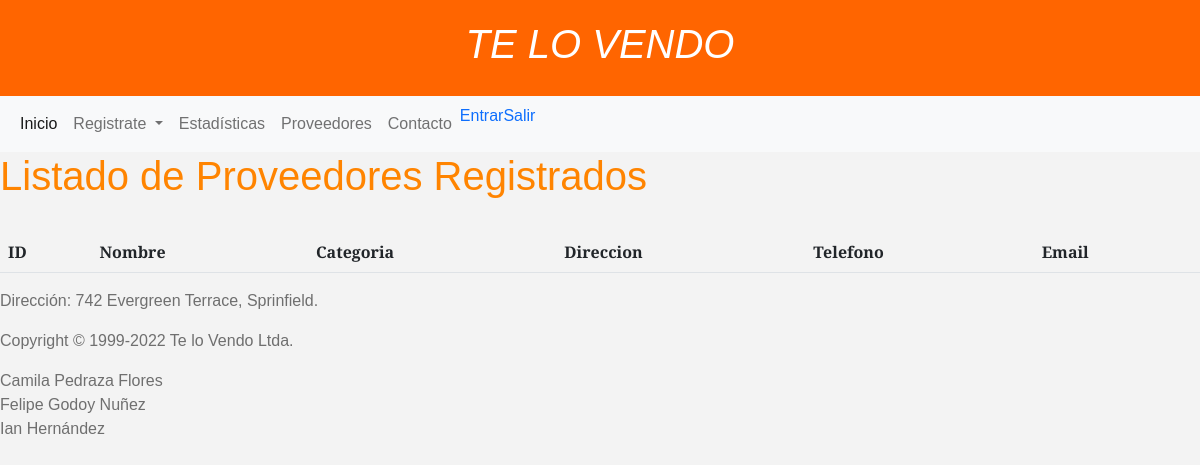
Page /proveedores on the earlier database version.
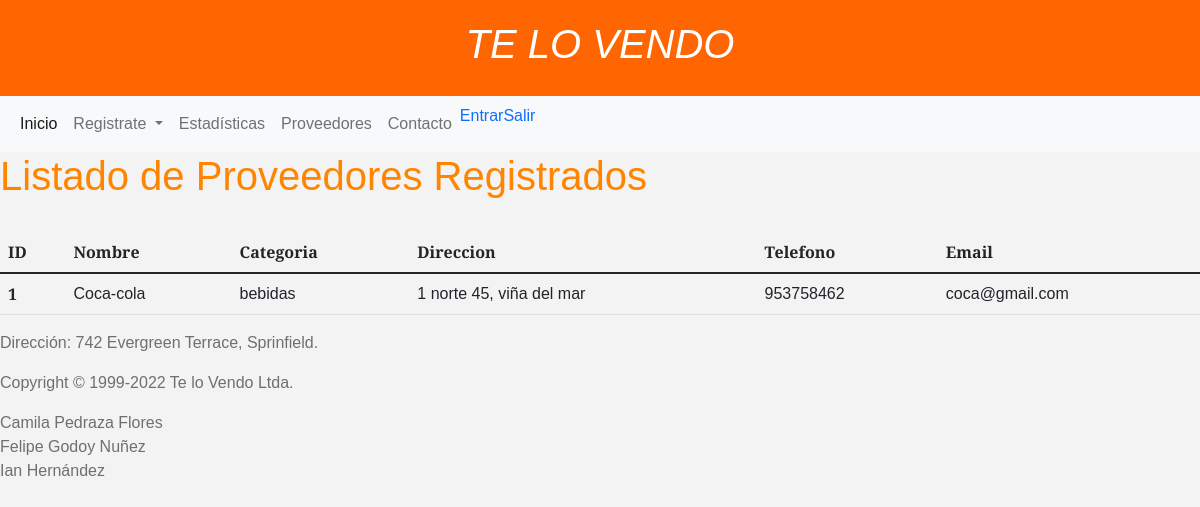
Same page on the later database version.
### AppTelovendo/models.py (models this page shows, shortened)
class Provedore(models.Model):
    nombre_proveedor = models.CharField(max_length=60,)
    categoria = models.CharField(max_length=60,)
    direccion = models.CharField(max_length=60,)
    telefono_proveedor = models.IntegerField(verbose_name='Ingrese Telefono del proveedor')
    email_proveedor = models.EmailField(verbose_name="Ingrese Correo del Proveedor")

### AppTelovendo/views.py (the view)
# urls.py: path('proveedores',views.proveedores, name='proveedores'),
def proveedores(request):
    proveedores = Provedore.objects.all()
    return render(request, 'AppTelovendo/proveedores.html',{'proveedores':proveedores})

### AppTelovendo/Templates/AppTelovendo/proveedores.html
{% extends 'template_base.html' %}
{% block content %}
<h1>Listado de Proveedores Registrados</h1>
<br>
<div class='contenedortabla'>
    <table class="table" class='tabla-proveedores'>
        <thead>
            <tr>
                <th scope="col">ID</th>
                <th scope="col">Nombre</th>
                <th scope="col">Categoria</th>
                <th scope="col">Direccion</th>
                <th scope="col">Telefono</th>
                <th scope="col">Email</th>
            </tr>
        </thead>
        <tbody>
        {% for proveedor in proveedores %}
        <tr>
            <th scope="row">{{proveedor.id}}</th>
            <td>{{proveedor.nombre_proveedor}}</td>
            <td>{{proveedor.categoria}}</td>
            <td>{{proveedor.direccion}}</td>
            <td>{{proveedor.telefono_proveedor}}</td>
            <td>{{proveedor.email_proveedor}}</td>
        </tr>
        {% endfor %}
        </tbody>
    </table>
</div>
{% endblock %}

Differences in the rows shown:
added Provedore: id "1", nombre_proveedor "Coca-cola", categoria "bebidas", direccion "1 norte 45, viña del mar", telefono_proveedor "953758462", email_proveedor "coca@gmail.com"
